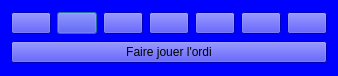
<?xml version="1.0" encoding="UTF-8"?>
<ui version="4.0">
 <class>mainFile</class>
 <widget class="QDialog" name="mainFile">
  <property name="geometry">
   <rect>
    <x>0</x>
    <y>0</y>
    <width>308</width>
    <height>76</height>
   </rect>
  </property>
  <property name="windowTitle">
   <string>mainFile</string>
  </property>
  <property name="styleSheet">
   <string notr="true">background-color: #0000FF;
border-radius 10px;
/*FFFF00 = jaune
FF0000 = red
FFFFFF = blanc
0000FF = bleu*/</string>
  </property>
  <layout class="QVBoxLayout" name="verticalLayout">
   <item>
    <layout class="QGridLayout" name="gridLayout">
     <item row="0" column="1">
      <widget class="QPushButton" name="pushButton_2">
       <property name="text">
        <string/>
       </property>
      </widget>
     </item>
     <item row="0" column="5">
      <widget class="QPushButton" name="pushButton_6">
       <property name="text">
        <string/>
       </property>
      </widget>
     </item>
     <item row="0" column="3">
      <widget class="QPushButton" name="pushButton_4">
       <property name="text">
        <string/>
       </property>
      </widget>
     </item>
     <item row="0" column="0">
      <widget class="QPushButton" name="pushButton_1">
       <property name="text">
        <string/>
       </property>
      </widget>
     </item>
     <item row="0" column="2">
      <widget class="QPushButton" name="pushButton_3">
       <property name="text">
        <string/>
       </property>
      </widget>
     </item>
     <item row="0" column="4">
      <widget class="QPushButton" name="pushButton_5">
       <property name="text">
        <string/>
       </property>
      </widget>
     </item>
     <item row="0" column="6">
      <widget class="QPushButton" name="pushButton_7">
       <property name="text">
        <string/>
       </property>
      </widget>
     </item>
    </layout>
   </item>
   <item>
    <widget class="QPushButton" name="pushButton">
     <property name="text">
      <string>Faire jouer l'ordi</string>
     </property>
    </widget>
   </item>
  </layout>
 </widget>
 <layoutdefault spacing="6" margin="11"/>
 <resources/>
 <connections/>
</ui>
